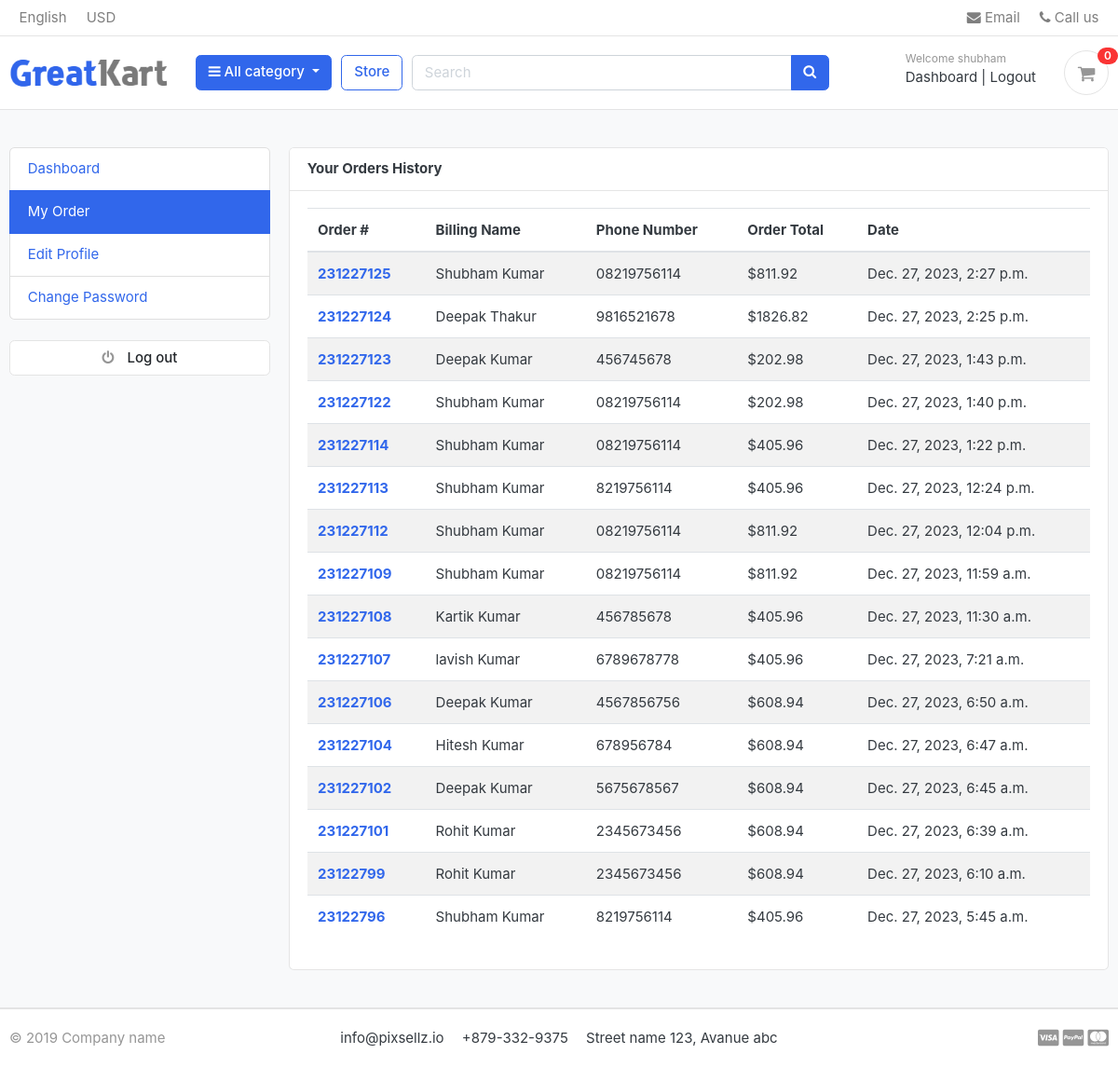
Page /accounts/my_orders/ (signed in) on the earlier database version.
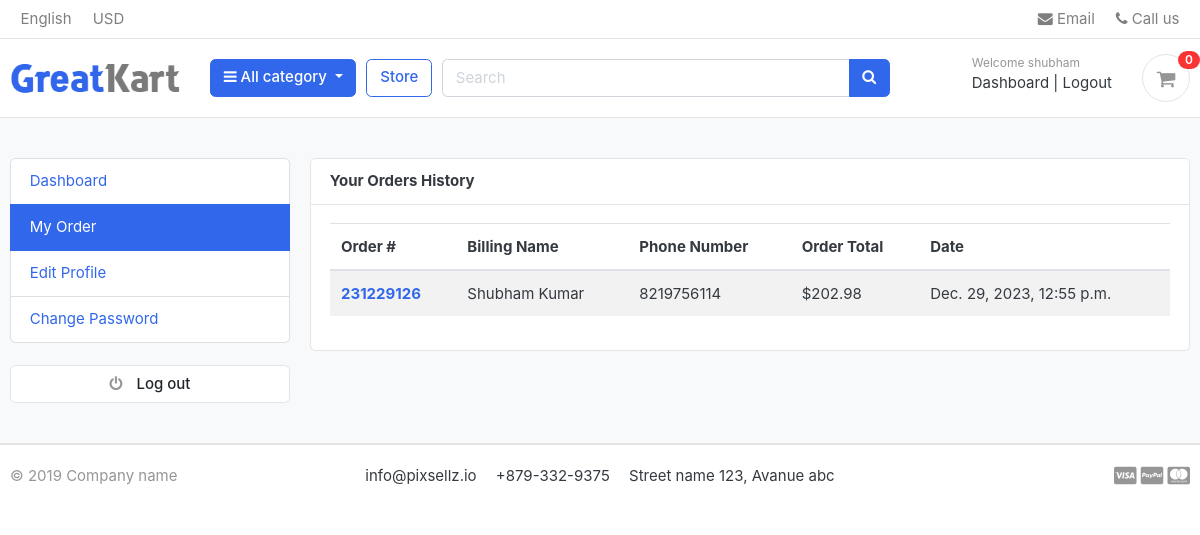
Same page on the later database version.
### orders/models.py (models this page shows, shortened)
class Order(models.Model):
   STATUS = (
      ('New', 'New'),
      ('Accepted', 'Accepted'),
      ('Completed', 'Completed'),
      ('Cancelled','Cancelled'),
   )
   user = models.ForeignKey(Account,on_delete=models.SET_NULL,null=True,related_name='user_orders')
   payment = models.ForeignKey(Payment,on_delete=models.SET_NULL,null=True,blank=True,related_name='payment_orders')
   order_number = models.CharField(max_length=100)
   first_name = models.CharField(max_length=100)
   last_name = models.CharField(max_length=100)
   phone_number = models.CharField(max_length=15)
   email = models.CharField(max_length=50)
   address_line_1 = models.CharField(max_length=100)
   address_line_2 = models.CharField(max_length=90,blank=True)
   country = models.CharField(max_length=30)
   state = models.CharField(max_length=20,default='Default State')
   city = models.CharField(max_length=30)
   order_note = models.CharField(max_length=100,blank=True)
   order_total = models.FloatField()
   tax = models.FloatField()
   status = models.CharField(max_length=10,choices=STATUS,default='New')
   ip = models.CharField(blank=True,max_length=20)
   is_ordered = models.BooleanField(default=False)
   created_at = models.DateTimeField(auto_now_add=True)
   updated_at = models.DateTimeField(auto_now_add=True)
   def full_name(self):
      return f"{self.first_name} {self.last_name}"

### accounts/views.py (the view)
# urls.py: path('my_orders/',views.my_orders,name='my_orders'),
@login_required(login_url='login')
def my_orders(request):
   orders = Order.objects.filter(user=request.user,is_ordered=True).order_by('-created_at')
   context={
      'orders':orders,
   }
   return render(request, 'accounts/my_orders.html',context)

### carts/context_processors.py (called while the page is built)
def counter(request):
    cart_count=0
    if 'admin' in request.path:
        return {}
    else:
        try:
            cart = Cart.objects.filter(cart_id=_cart_id(request))
            if request.user.is_authenticated:
                cart_items = CartItem.objects.all().filter(user=request.user)
            else:
                cart_items = CartItem.objects.all().filter(cart = cart[:1])
            for cart_item in cart_items:
                cart_count += cart_item.quantity
        except Cart.DoesNotExist:
            cart_count=0
    return dict(cart_count=cart_count)

### carts/views.py (called while the page is built)
def _cart_id(request): # private function to create a new cart_id
    cart = request.session.session_key
    if not cart:
        cart = request.session.create()
    return cart

### category/context_processors.py (called while the page is built)
def menu_links(request):  #this function will fetch all the categoris from database
    links = Category.objects.all()
    return dict(links=links)

### category/models.py (called while the page is built)
   def get_url(self):
      return reverse('products_by_category',args=[self.slug])

### cart/templates/accounts/my_orders.html (shortened to what this page needs)
{% extends 'cart/base.html' %}
{% load static %}
{% block content %}
<section class="section-conten padding-y bg">
	<div class="container">
		<div class="row">
			{% include "common/dashboard_sidebar.html" %}
			<main class="col-md-9">
				<article class="card">
					<header class="card-header">
						<strong class="d-inline-block mr-3">Your Orders History</strong>
					</header>
					<div class="card-body">
						<div class="row">
							<div class="col-md-12">
                        <table class="table table-striped">
                           <thead>
                             <tr>
                               <th scope="col">Order #</th>
                               <th scope="col">Billing Name</th>
                               <th scope="col">Phone Number</th>
                               <th scope="col">Order Total</th>
                               <th scope="col">Date</th>
                             </tr>
                           </thead>
                           <tbody>
                              {% for order in orders  %}
                                 <tr>
                                    <th scope="row"><a href="{% url "order_detail" order.order_number %}">{{order.order_number}}</a></th>
                                    <td>{{order.full_name}}</td>
                                    <td>{{order.phone_number}}</td>
                                    <td>${{order.order_total}}</td>
                                    <td>{{order.created_at}}</td>
                                 </tr>
                             {% endfor %}
                           </tbody>
                         </table>
							</div>
						</div>
					</div>
				</article>
			</main>
		</div>
	</div>
</section>
{% endblock content %}

Differences in the rows shown:
removed Order: order_number "231227125", full_name "Shubham Kumar", phone_number "08219756114", order_total "811.92", created_at "Dec. 27, 2023, 2:27 p.m."
removed Order: order_number "231227124", full_name "Deepak Thakur", phone_number "9816521678", order_total "1826.82", created_at "Dec. 27, 2023, 2:25 p.m."
removed Order: order_number "231227123", full_name "Deepak Kumar", phone_number "456745678", order_total "202.98", created_at "Dec. 27, 2023, 1:43 p.m."
removed Order: order_number "231227122", full_name "Shubham Kumar", phone_number "08219756114", order_total "202.98", created_at "Dec. 27, 2023, 1:40 p.m."
removed Order: order_number "231227114", full_name "Shubham Kumar", phone_number "08219756114", order_total "405.96", created_at "Dec. 27, 2023, 1:22 p.m."
removed Order: order_number "231227113", full_name "Shubham Kumar", phone_number "8219756114", order_total "405.96", created_at "Dec. 27, 2023, 12:24 p.m."
removed Order: order_number "231227112", full_name "Shubham Kumar", phone_number "08219756114", order_total "811.92", created_at "Dec. 27, 2023, 12:04 p.m."
removed Order: order_number "231227109", full_name "Shubham Kumar", phone_number "08219756114", order_total "811.92", created_at "Dec. 27, 2023, 11:59 a.m."
removed Order: order_number "231227108", full_name "Kartik Kumar", phone_number "456785678", order_total "405.96", created_at "Dec. 27, 2023, 11:30 a.m."
removed Order: order_number "231227107", full_name "lavish Kumar", phone_number "6789678778", order_total "405.96", created_at "Dec. 27, 2023, 7:21 a.m."
removed Order: order_number "231227106", full_name "Deepak Kumar", phone_number "4567856756", order_total "608.94", created_at "Dec. 27, 2023, 6:50 a.m."
removed Order: order_number "231227104", full_name "Hitesh Kumar", phone_number "678956784", order_total "608.94", created_at "Dec. 27, 2023, 6:47 a.m."
removed Order: order_number "231227102", full_name "Deepak Kumar", phone_number "5675678567", order_total "608.94", created_at "Dec. 27, 2023, 6:45 a.m."
removed Order: order_number "231227101", full_name "Rohit Kumar", phone_number "2345673456", order_total "608.94", created_at "Dec. 27, 2023, 6:39 a.m."
removed Order: order_number "23122799", full_name "Rohit Kumar", phone_number "2345673456", order_total "608.94", created_at "Dec. 27, 2023, 6:10 a.m."
removed Order: order_number "23122796", full_name "Shubham Kumar", phone_number "8219756114", order_total "405.96", created_at "Dec. 27, 2023, 5:45 a.m."
added Order: order_number "231229126", full_name "Shubham Kumar", phone_number "8219756114", order_total "202.98", created_at "Dec. 29, 2023, 12:55 p.m."
